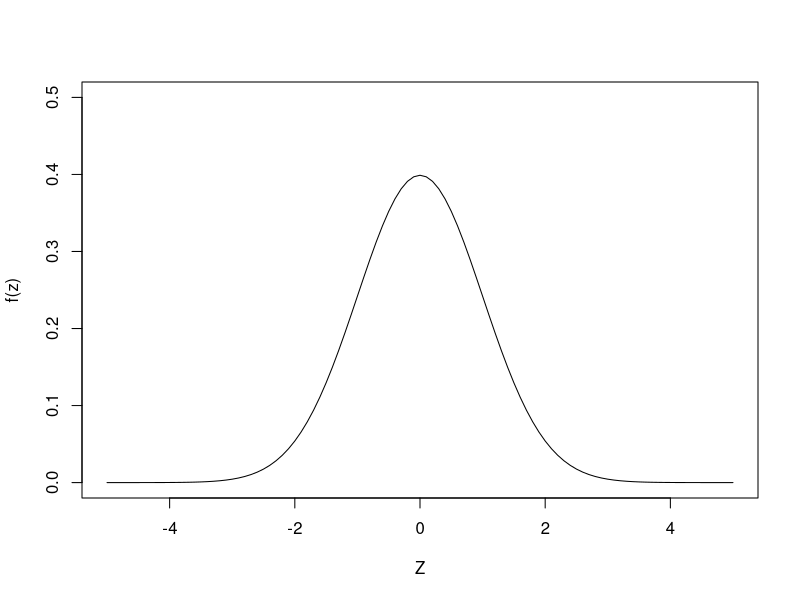
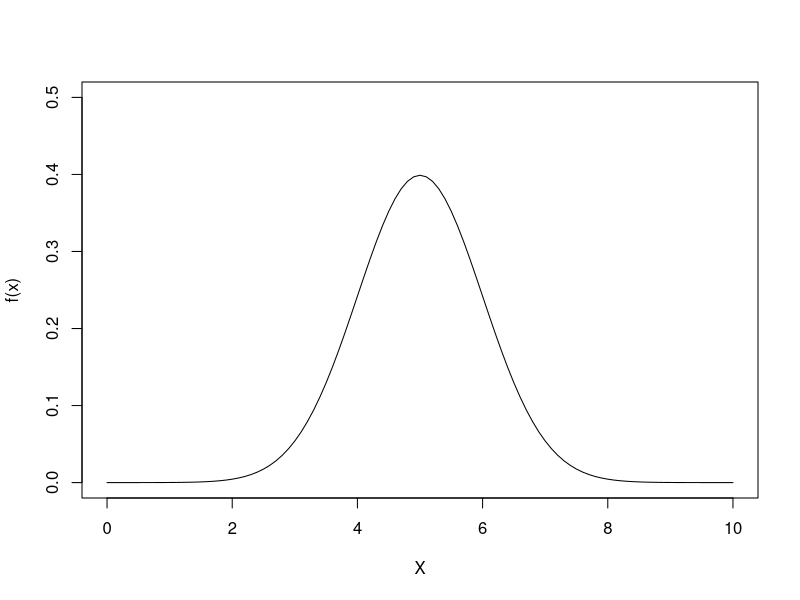
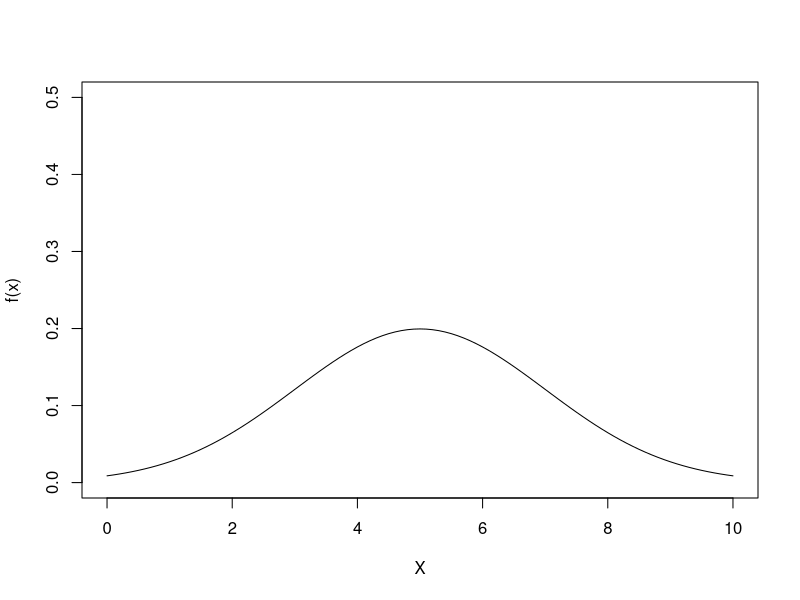
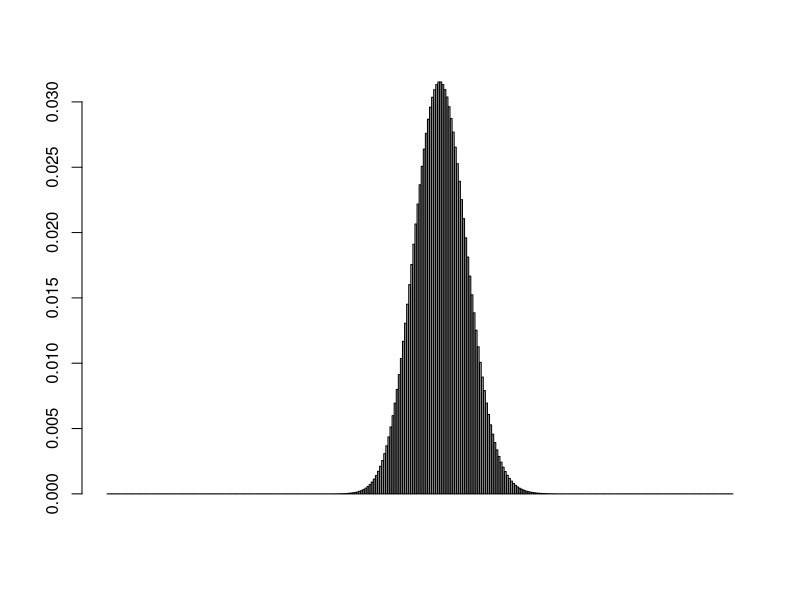
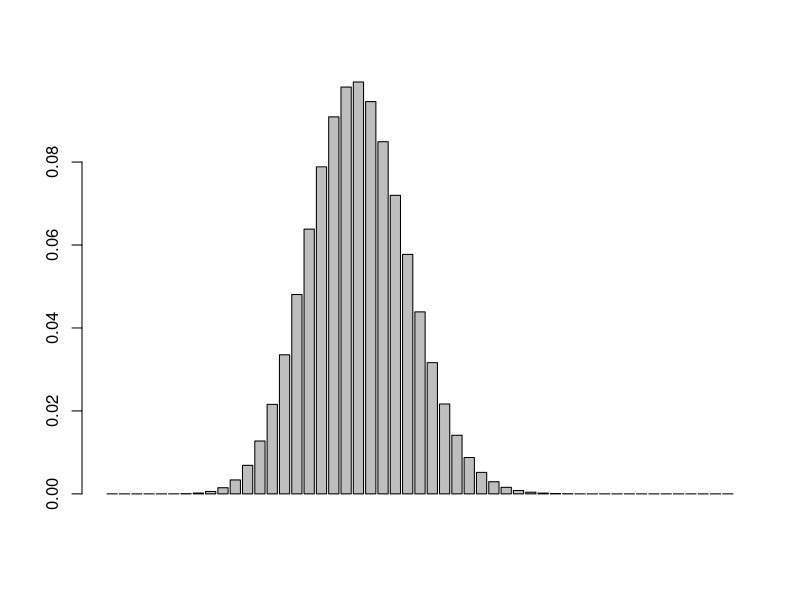

Here is the R script that generated these plots, in order:

#############################
#### DISTRIBUCION NORMAL ####
#############################

## Help()
?dnorm

## Funci?n de densidad de probabilidad
y <- dnorm(x=seq(-5,5,0.1), mean=0, sd=1)

plot(x=seq(-5,5,0.1), y=y, xlab="Z", ylab="f(z)", ylim=c(0,0.5), type="l")

# Variando mu
y2 <- dnorm(x=seq(0,10,0.1), mean=5, sd=1)

plot(x=seq(0,10,0.1), y2, xlab="X", ylab="f(x)", ylim=c(0,0.5), type="l")

# Variando sigma
y3 <- dnorm(x=seq(0,10,0.1), mean=5, sd=2)

plot(x=seq(0,10,0.1), y3, xlab="X", ylab="f(x)", ylim=c(0,0.5), type="l")

## Funci?n de distribuci?n acumulada
pnorm(q=-0.86, mean=0, sd=1)

1-pnorm(q=1.26, mean=0, sd=1)

1-pnorm(q=-1.37, mean=0, sd=1)

pnorm(q=0.37, mean=0, sd=1) - pnorm(q=-1.25, mean=0, sd=1)

## Cuantiles
qnorm(p=0.1949, mean=0, sd=1)


## Simulaciones
nsim <- 1000000
rnorm(n=nsim)

# Ejemplos de Estandarizaci?n
1-pnorm(1.5)

pnorm(0.5)-pnorm(-0.5)

qnorm(0.98)

1-pnorm(q=13, mean=10, sd=2)

# Aproximaci?n normal a la binomial
barplot(dbinom(0:300,16000000,0.00001))

barplot(dbinom(0:50,100,0.2))
